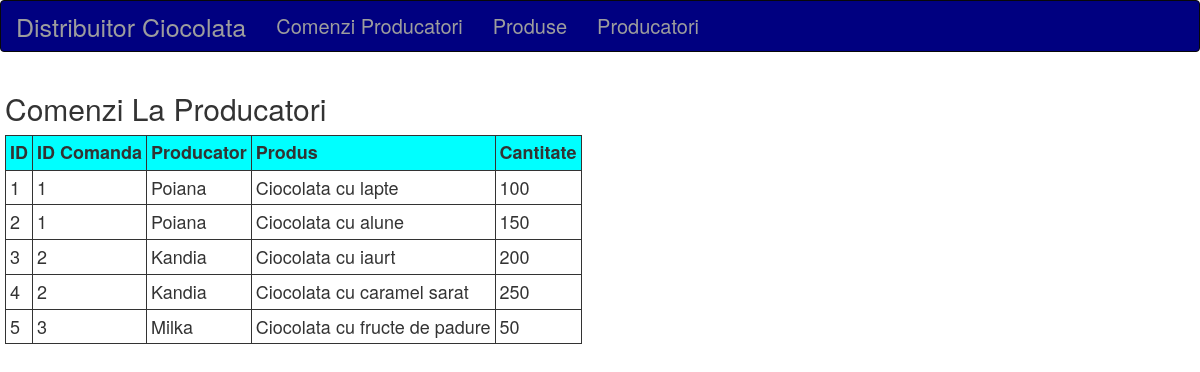
Screenshot of /comenzi-producatori with the database file from the repository.
### date/modele.py (models this page shows, shortened)
class ModelContinutComenziLaProducatori(db.Model):
    __tablename__ = "continut_comenzi_la_producatori"
    id_comanda = db.Column(\
        db.Integer,\
        db.ForeignKey("comenzi_la_producatori.id"),\
        nullable=False,\
        primary_key=True)
    id_produs = db.Column(\
        db.Integer,\
        db.ForeignKey("produse.id"),\
        nullable=False,
        primary_key=True)
    cantitate = db.Column(\
        db.Integer)

class ModelProducatori(db.Model):
    __tablename__ = "producatori"
    id = db.Column(db.Integer, primary_key=True)
    nume = db.Column(db.String(30))
    produse = db.relationship('ModelProduse', backref='producator')

class ModelProduse(db.Model):
    __tablename__ = "produse"
    id = db.Column(\
        db.Integer, primary_key=True)
    id_producator = db.Column(\
        db.Integer,\
        db.ForeignKey("producatori.id"),\
        nullable=False)
    nume = db.Column(\
        db.String(30))

### main/views.py (the view)
@main.route('/comenzi-producatori')
def afisare_comenzi_producatori():
    lst_continut_cmd_prod = ccmdlaprod.genereaza_date_continut_comenzi_producator()
    return render_template('index.html', page="comenzi la producatori", \
        continut_comenzi_producatori = lst_continut_cmd_prod)

### componente/comenzi_la_producatori.py (called while the page is built)
    def genereaza_date_continut_comenzi_producator(self, cu_cap_tabel = 1):
        ret = [("ID", "ID Comanda", "Producator", "Produs", "Cantitate")]
        lt = db.session.query(ModelContinutComenziLaProducatori, \
                ModelProduse, \
                ModelProducatori)\
            .join(ModelProduse, \
                ModelContinutComenziLaProducatori.id_produs == ModelProduse.id)\
            .join(ModelProducatori, ModelProduse.id_producator == \
                ModelProducatori.id) \
            .with_entities(\
                ModelContinutComenziLaProducatori.id_comanda, \
                ModelProducatori.nume, \
                ModelProduse.nume, \
                ModelContinutComenziLaProducatori.cantitate)\
            .all()
        for t in lt:
            ret.append(t)
        logger.debug(str(lt))
        return ret

### templates/index.html (shortened to what this page needs)
{% extends "base.html" %}
{% block content %}
<div id=content>
    {% set prima_coloana = 1 %}
    {% if page == "comenzi la producatori" %}
        {% include 'continut_comenzi_producatori.html' %}
    {% endif %}
</div>
{% endblock %}

### templates/afisare_tabel.html (shortened to what this page needs)
<table>
    <tr style="background: cyan;">
    {% for el in tabel[0] %}
        <th style="border: 1px solid; padding: 4px; font-size: 18px;">{{ el }}</th>
    {% endfor %}
    </tr>
    {% for i in range(1, tabel|length) %}
    <tr>
        <td style="border: 1px solid; padding: 4px; font-size: 18px;">{{i}}</td>
        {% for j in range(prima_coloana, tabel[i]|length -1) %}
        <td style="border: 1px solid; padding: 4px; font-size: 18px;">{{tabel[i][j]}}</td>
        {% endfor %}
        <td class="{{page}}"
            style="border: 1px solid; padding: 4px; font-size: 18px;"
            id={{tabel[i][0]}}>
            {{tabel[i][tabel[i]|length -1]}}
        </td>
    </tr>
    {% endfor %}
</table>

### templates/base.html (style rules this page uses)
#content { margin: 5px; }

### rows the page displays
ModelContinutComenziLaProducatori: id_comanda "1"
ModelProducatori: nume "Poiana" "Poiana"
ModelProduse: nume "Ciocolata cu lapte"
ModelContinutComenziLaProducatori: id_comanda "1"
ModelProduse: nume "Ciocolata cu alune"
ModelContinutComenziLaProducatori: id_comanda "2"
ModelProducatori: nume "Kandia" "Kandia"
ModelProduse: nume "Ciocolata cu iaurt"
ModelContinutComenziLaProducatori: id_comanda "2"
ModelProduse: nume "Ciocolata cu caramel sarat"
ModelContinutComenziLaProducatori: id_comanda "3"
ModelProducatori: nume "Milka"
ModelProduse: nume "Ciocolata cu fructe de padure"

### other values shown
{{ page|title }} "Comenzi La Producatori"
{{ el }} "ID" "ID Comanda" "Producator" "Produs" "Cantitate"
{{ i }} "1" "2" "3" "4" "5"
{{ tabel[i][tabel[i]|length -1] }} "100" "150" "200" "250" "50"
